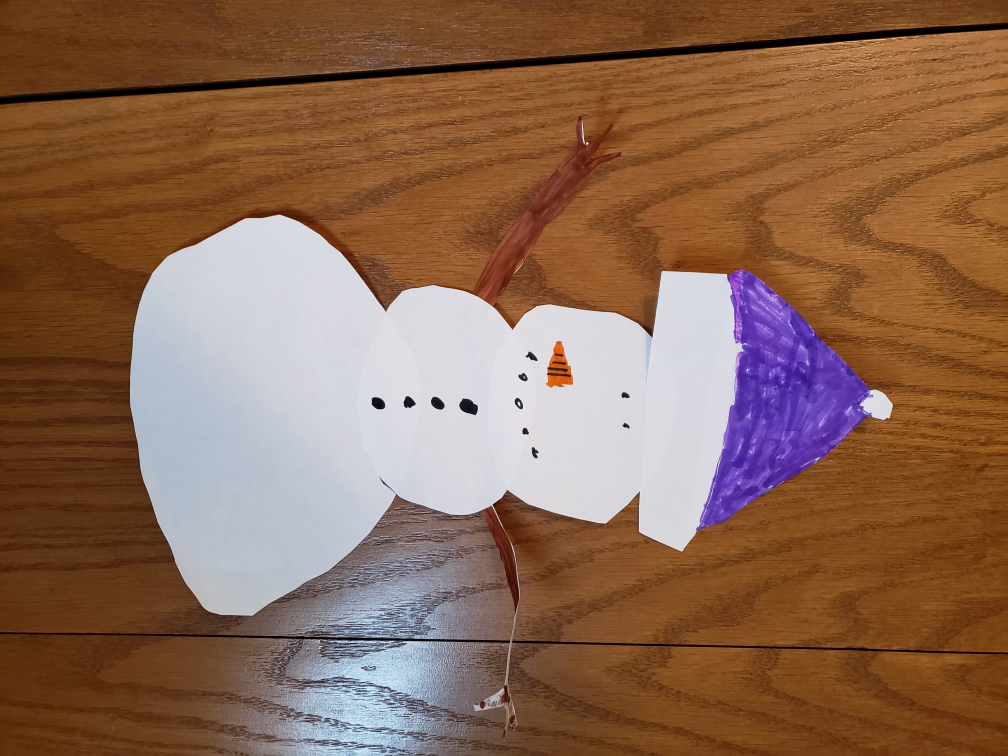
#> input picture 11_imageops/snowman.jpg, 4032 x 3024 px (shown at 1/4 size)
$ python apply_exif_transpose.py
#> lines starting #> are read from the running program, lines starting #| are printed output that depends on the picture
# apply_exif_transpose.py

from PIL import Image, ImageOps


def exif_transpose(image_path, output_path):
#> called with image_path = 'snowman.jpg', output_path = 'snowman_exif_transposed.jpg'
    image = Image.open(image_path)
#> image is the input picture: PIL image 4032x3024 RGB; mean R, G, B 139.2, 104, 82.4

    exif = image.getexif()
    orientation = exif.get(0x0112)
#> orientation = 8
    print(f"Orientation = {orientation}")
#| Orientation = 8

    converted_image = ImageOps.exif_transpose(image)
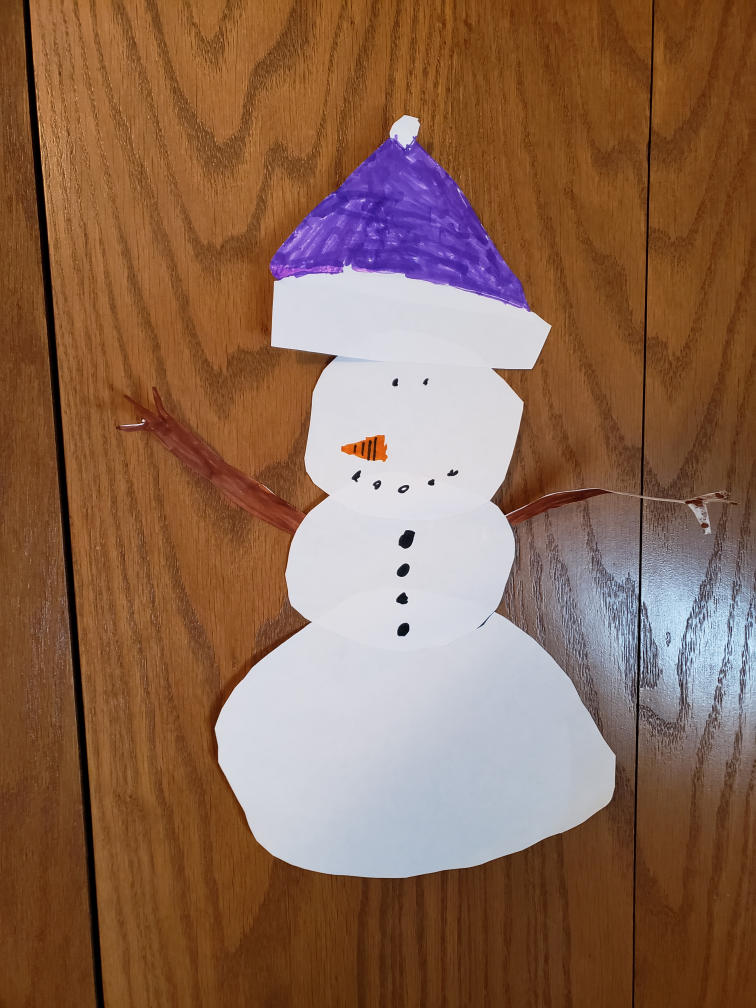
#> converted_image: PIL image 3024x4032 RGB (shown at 1/4 size); mean R, G, B 139.2, 104, 82.4
    converted_image.save(output_path)


if __name__ == "__main__":
    exif_transpose("snowman.jpg", "snowman_exif_transposed.jpg")
